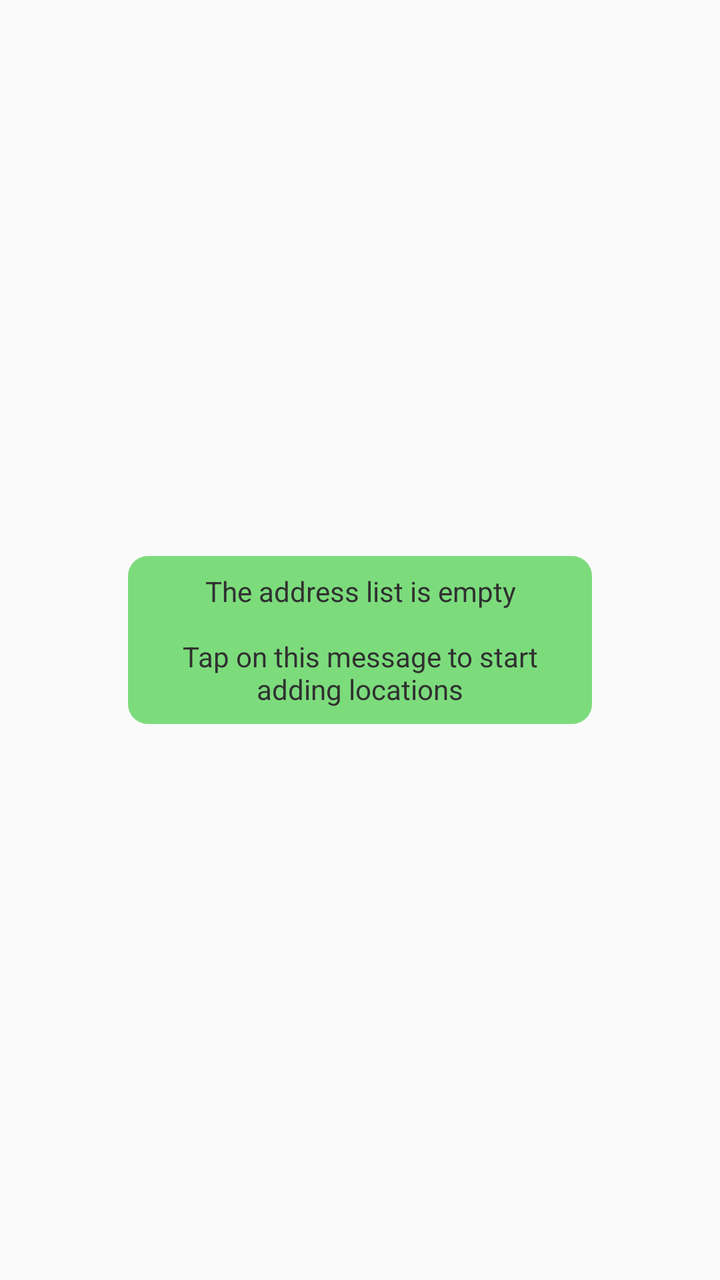
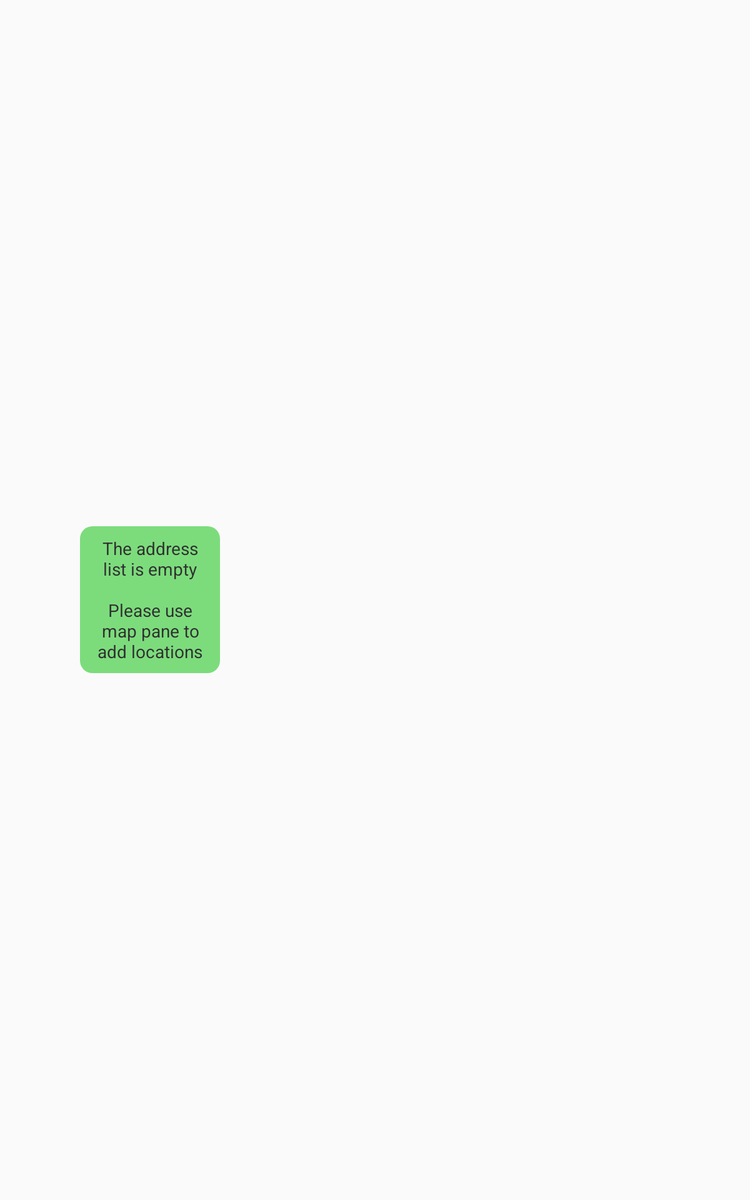

The same Android screen from two of the app's own layout files: first res/layout/ as a phone draws it, then the repository's variant for another configuration, drawn on a device whose configuration selects that folder. Both files follow.
<!-- AndroidManifest.xml: application theme AppTheme -->
<!-- res/layout/activity_address_list.xml -->
<?xml version="1.0" encoding="utf-8"?>
<FrameLayout xmlns:android="http://schemas.android.com/apk/res/android"
             xmlns:tools="http://schemas.android.com/tools"
             android:layout_width="match_parent"
             android:layout_height="match_parent"
             android:animateLayoutChanges="true">

    <android.support.v7.widget.RecyclerView
        android:id="@+id/address_list"
        android:layout_width="match_parent"
        android:layout_height="match_parent"
        android:scrollbars="vertical"/>

    <TextView
        android:id="@+id/empty_message"
        style="@style/InfoMessage"
        android:text="@string/empty_list_message"
        android:visibility="gone"
        tools:visibility="visible"/>

</FrameLayout>
<!-- resources referenced by this layout -->
<resources>
  <string name="empty_list_message">The address list is empty\n\nTap on this message to start adding locations</string>
  <style name="InfoMessage">
          <item name="android:layout_width">wrap_content</item>
          <item name="android:layout_height">wrap_content</item>
          <item name="android:layout_gravity">center</item>
          <item name="android:layout_marginLeft">@dimen/margin_info_message</item>
          <item name="android:layout_marginRight">@dimen/margin_info_message</item>
          <item name="android:background">@drawable/background_map_message</item>
          <item name="android:gravity">center</item>
          <item name="android:padding">8dp</item>
          <item name="android:textAppearance">@style/Base.TextAppearance.AppCompat.Small</item>
          <item name="android:textColor">@color/colorText</item>
      </style>
  <style name="AppTheme" parent="Theme.AppCompat.Light.DarkActionBar">
          
          <item name="colorPrimary">@color/colorPrimary</item>
          <item name="colorPrimaryDark">@color/colorPrimaryDark</item>
          <item name="colorAccent">@color/colorAccent</item>
      </style>
  <dimen name="margin_info_message">64dp</dimen>
  <!-- drawable background_map_message (drawable) -->
  <?xml version="1.0" encoding="utf-8"?>
  <shape xmlns:android="http://schemas.android.com/apk/res/android"
         android:shape="rectangle">
      <solid android:color="#8000C000"/>
      <corners android:radius="10dp"/>
  </shape>
  <color name="colorText">#303030</color>
  <color name="colorPrimary">#3F51B5</color>
  <color name="colorPrimaryDark">#303F9F</color>
  <color name="colorAccent">#FF4081</color>
</resources>
<!-- res/layout-large/activity_address_list.xml (the repository's variant of the layout above) -->
<!-- drawn on a 7-inch tablet held upright -->
<?xml version="1.0" encoding="utf-8"?>
<LinearLayout xmlns:android="http://schemas.android.com/apk/res/android"
              android:layout_width="match_parent"
              android:layout_height="match_parent"
              android:animateLayoutChanges="true"
              android:orientation="horizontal">

    <FrameLayout xmlns:android="http://schemas.android.com/apk/res/android"
                 xmlns:tools="http://schemas.android.com/tools"
                 android:layout_width="0dp"
                 android:layout_height="match_parent"
                 android:layout_weight="4"
                 android:animateLayoutChanges="true">

        <android.support.v7.widget.RecyclerView
            android:id="@+id/address_list"
            android:layout_width="match_parent"
            android:layout_height="match_parent"
            android:scrollbars="vertical"/>

        <TextView
            android:id="@+id/empty_message"
            style="@style/InfoMessage"
            android:text="@string/empty_list_message_two_pane"
            android:visibility="gone"
            tools:visibility="visible"/>
    </FrameLayout>

    <FrameLayout
        android:id="@+id/map_panel_container"
        android:layout_width="0dp"
        android:layout_height="match_parent"
        android:layout_weight="6"/>

</LinearLayout>
<!-- resources referenced by the variant -->
<!-- as a 7-inch tablet held upright resolves them -->
<resources>
  <string name="empty_list_message_two_pane">The address list is empty\n\nPlease use map pane to add locations</string>
  <style name="InfoMessage">
          <item name="android:layout_width">wrap_content</item>
          <item name="android:layout_height">wrap_content</item>
          <item name="android:layout_gravity">center</item>
          <item name="android:layout_marginLeft">@dimen/margin_info_message</item>
          <item name="android:layout_marginRight">@dimen/margin_info_message</item>
          <item name="android:background">@drawable/background_map_message</item>
          <item name="android:gravity">center</item>
          <item name="android:padding">8dp</item>
          <item name="android:textAppearance">@style/Base.TextAppearance.AppCompat.Small</item>
          <item name="android:textColor">@color/colorText</item>
      </style>
  <style name="AppTheme" parent="Theme.AppCompat.Light.DarkActionBar">
          
          <item name="colorPrimary">@color/colorPrimary</item>
          <item name="colorPrimaryDark">@color/colorPrimaryDark</item>
          <item name="colorAccent">@color/colorAccent</item>
      </style>
  <dimen name="margin_info_message">64dp</dimen>
  <!-- drawable background_map_message (drawable) -->
  <?xml version="1.0" encoding="utf-8"?>
  <shape xmlns:android="http://schemas.android.com/apk/res/android"
         android:shape="rectangle">
      <solid android:color="#8000C000"/>
      <corners android:radius="10dp"/>
  </shape>
  <color name="colorText">#303030</color>
  <color name="colorPrimary">#3F51B5</color>
  <color name="colorPrimaryDark">#303F9F</color>
  <color name="colorAccent">#FF4081</color>
</resources>
